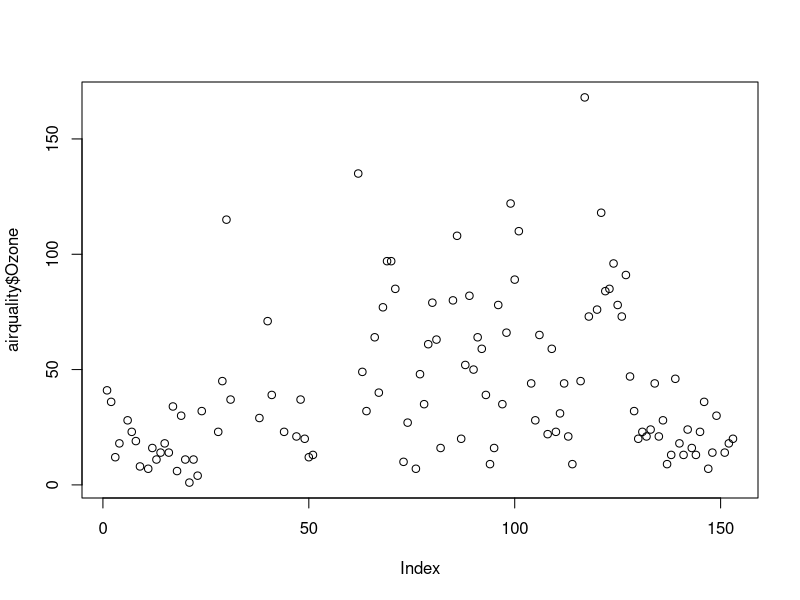
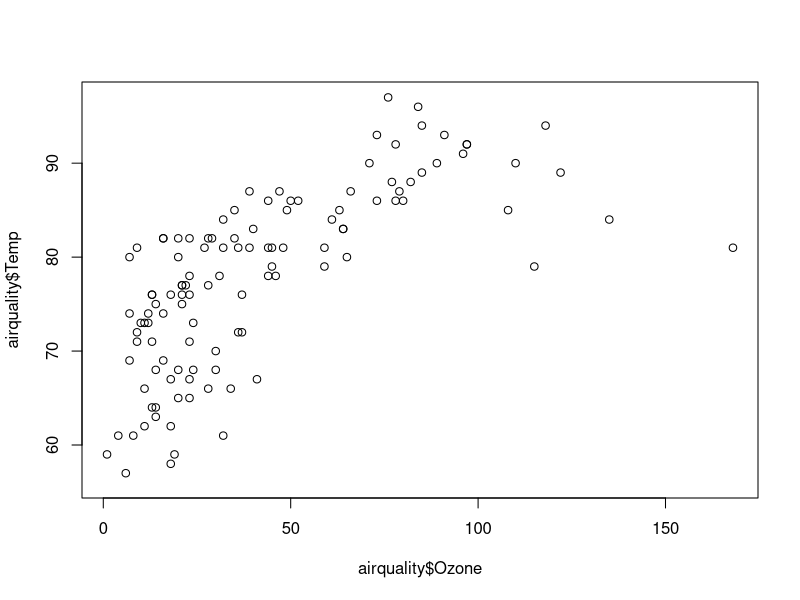
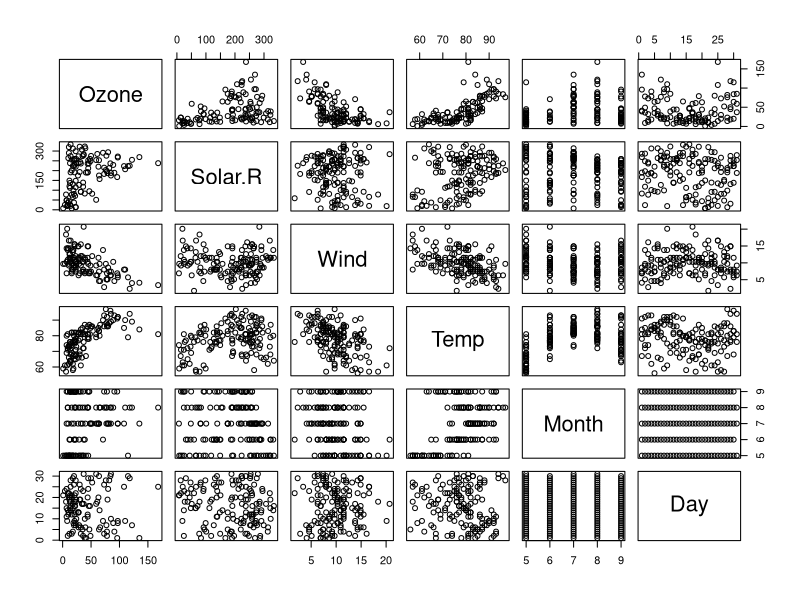
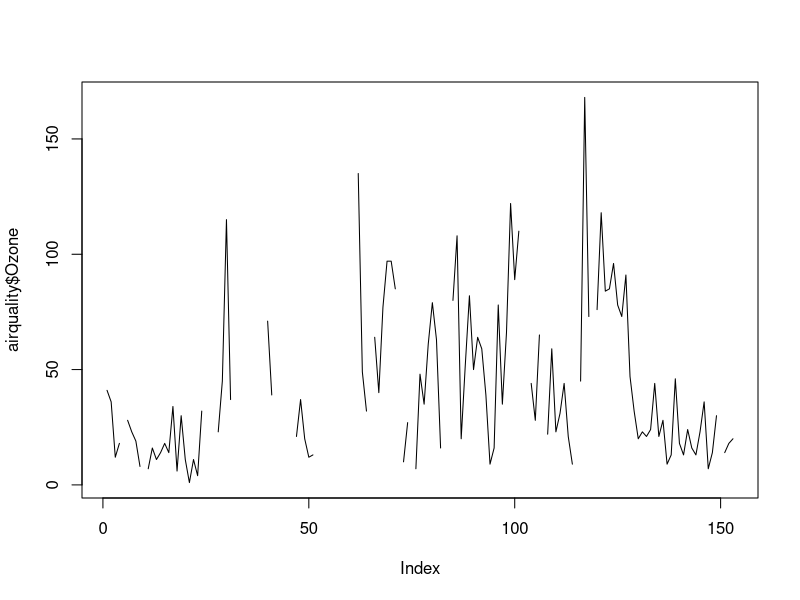
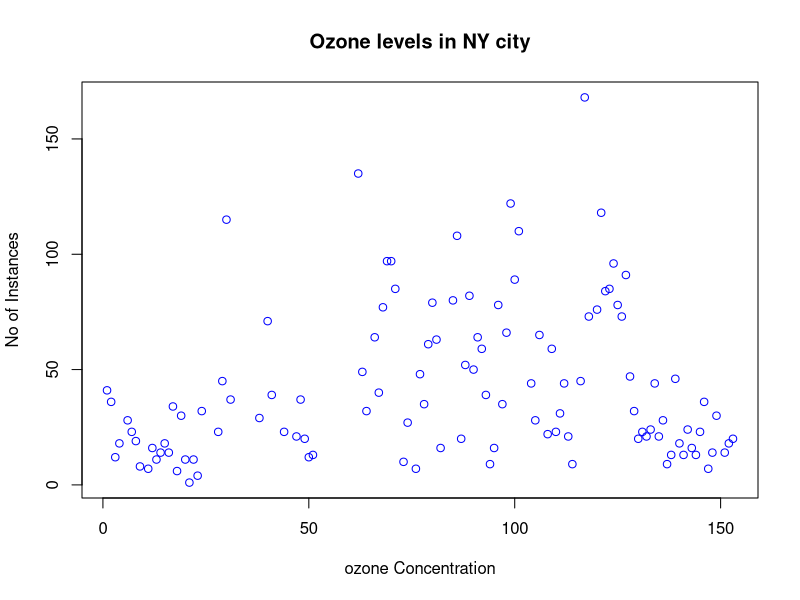
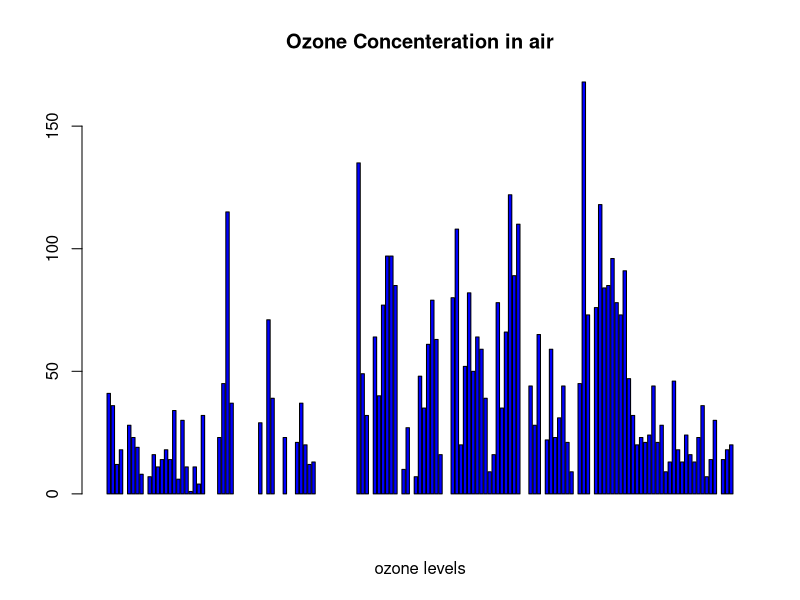
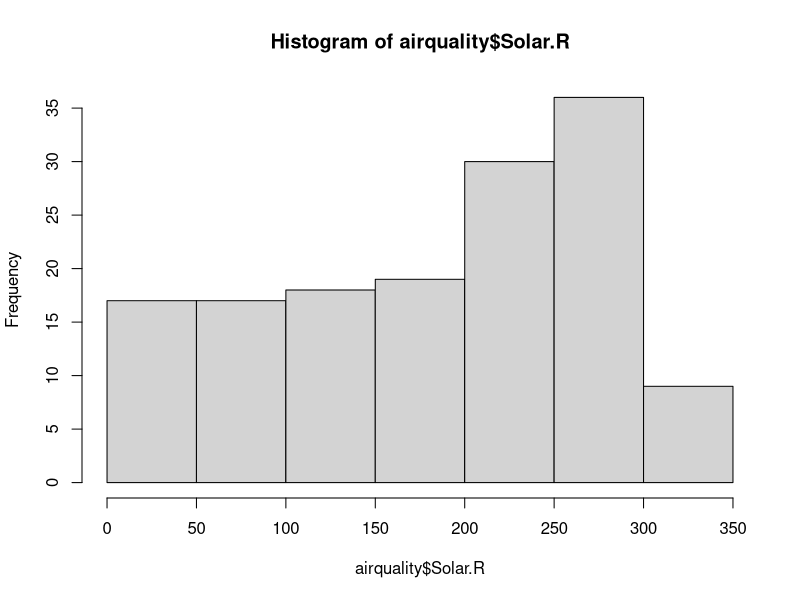
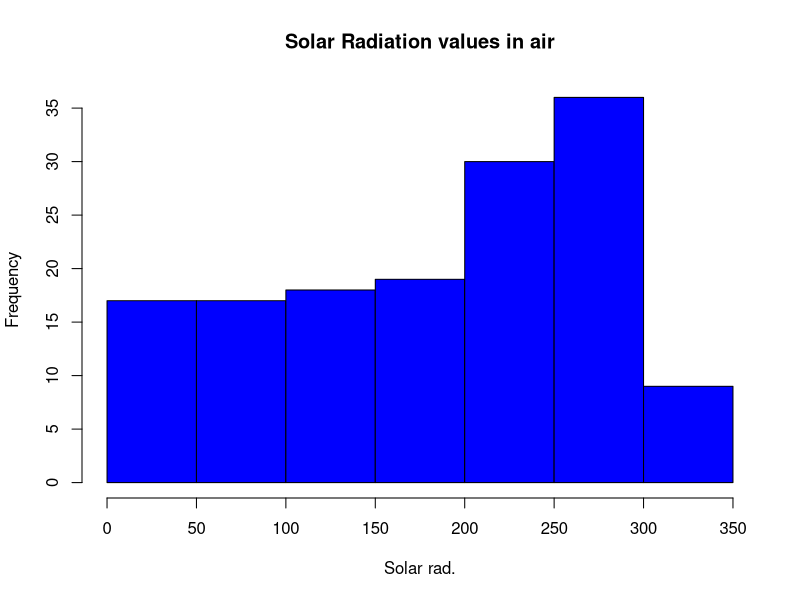

Write the R code that produced these figures, in order.
airquality <- datasets::airquality

head(airquality)
tail(airquality)
airquality[,c(1,2)]
airquality$Ozone
####################
summary(airquality$Temp)
summary(airquality)


#####################
plot(airquality$Ozone)

plot(airquality$Ozone, airquality$Temp)

plot(airquality)
# points and lines 
plot(airquality$Ozone, type= "l") # p: points, l: lines,b: both

plot(airquality$Ozone, xlab = 'ozone Concentration', 
     ylab = 'No of Instances', main = 'Ozone levels in NY city',
     col = 'blue')


# Horizontal bar plot
barplot(airquality$Ozone, main = 'Ozone Concenteration in air',
        xlab = 'ozone levels', col= 'blue',horiz = F)
#Histogram
hist(airquality$Solar.R)
hist(airquality$Solar.R, 
     main = 'Solar Radiation values in air',
     xlab = 'Solar rad.', col='blue')

#Single box plot
boxplot(airquality$Solar.R)

# Multiple box plots
boxplot(airquality[,1:4],main='Multiple')
#margin of the grid(mar), 
#no of rows and columns(mfrow), 
#whether a border is to be included(bty) 
#and position of the 
#labels(las: 1 for horizontal, las: 0 for vertical)
#bty - box around the plot

par(mfrow=c(3,3),mar=c(2,5,2,1),  las=1, bty="o")

plot(airquality$Ozone)
plot(airquality$Ozone, airquality$Wind)
plot(airquality$Ozone, type= "l")
plot(airquality$Ozone, type= "l")
plot(airquality$Ozone, type= "l")
barplot(airquality$Ozone, main = 'Ozone Concenteration in air',
        xlab = 'ozone levels', col='green',horiz = TRUE)
hist(airquality$Solar.R)
boxplot(airquality$Solar.R)
boxplot(airquality[,0:4], main='Multiple Box plots')
